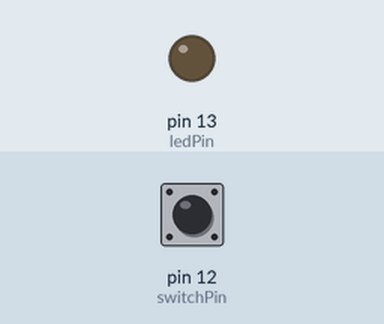
Recording of a sketch running on a simulated Arduino Mega 2560, built with avr-gcc and run on an emulated ATmega2560. Shown: output pins drawn as LEDs (lit = HIGH). The inputs (shaded band) are chosen by the test bench; at power-on: pin 12 (switchPin) HIGH. The modem accepts every AT command (registered, SIM ready, sends succeed) and sends nothing else; what the sketch prints to the serial monitor is not drawn.

Above: at 3.2 s.
3.3 s: pin 12 (switchPin) pulled LOW for 0.15 s
At 4.2 s:
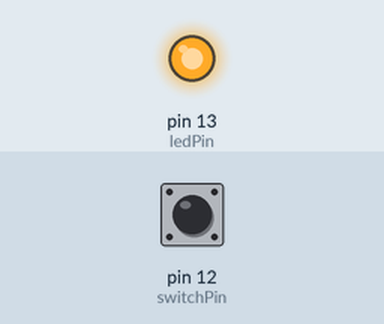
9.9 s: pin 12 (switchPin) pulled LOW for 1 s
At 11.5 s:
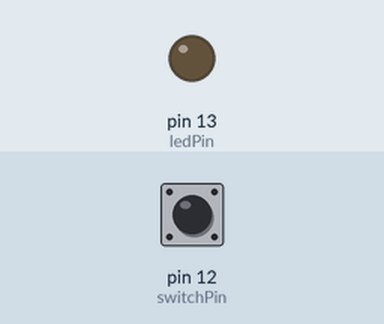
12.4 s: pin 12 (switchPin) pulled LOW for 3.2 s
At 16.2 s:
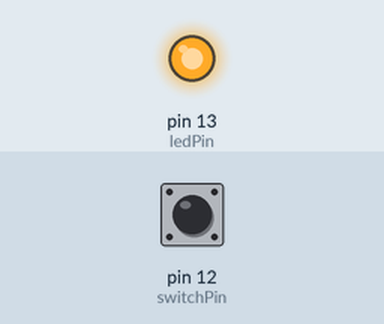
Timing chart, 0 to 17.7 s (numbered marks = the images above; inputs shaded):
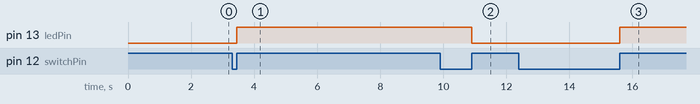

The sketch:

serialServer.ino
```cpp
// Serial : Computer to Teensy
// Serial1 : Teensy to ESP8266 modem

int stepNum = 1;

int counter = 0;
int isDone = 0;

int recording = 0;

long prevTime = 0;

int switchPin = 12;
int ledPin = 13;

int state = 0;

void setup()
{

    pinMode(ledPin, OUTPUT);

    pinMode(switchPin, INPUT_PULLUP);

    // Setup computer to Teensy serial
    Serial.begin(115200);

    // Setup Teensy to ESP8266 serial
    // Use baud rate 115200 during firmware update
    Serial1.begin(115200);

    Serial1.write("AT+CWMODE=2\r\n");
    delay(500);
    Serial1.write("AT+CWSAP=\"ESP\",\"abc\",5,0\r\n");
    delay(500);
    Serial1.write("AT+CIPMUX=1\r\n");
    delay(500);
    Serial1.write("AT+CIPSERVER=1,3651\r\n");
    delay(500);
}

void loop()
{
  // set up
//    if(stepNum == 1) {
//      Serial1.write("AT+CWMODE=2\r\n");
//      delay(500);
//      stepNum = 2;
//    } else if(stepNum == 2) {
//      Serial1.write("AT+CWSAP=\"ESP\",\"abc\",5,0\r\n");
//      delay(500);
//      stepNum=3;
//    } else if(stepNum == 3) {
//      Serial1.write("AT+CIPMUX=1\r\n");
//      delay(500);
//      stepNum = 4;
//    } else if(stepNum == 4) {
//      Serial1.write("AT+CIPSERVER=1,3651\r\n");
//      delay(500);
//      stepNum = 5;
//    }

    int sw = digitalRead(switchPin); // 0 when pressed, 1 otherwise
    if(state == 0) {
      if(sw) {
        state = 0;
      } else {
        state = 1;
      }
    } else if(state == 1) {
      if(sw) {
        state = 2;
      } else {
        state = 1;
      }
    } else if(state == 2) {
      if(sw) {
        state = 2;
      } else {
        state = 3;
      }
    } else if(state == 3) {
      if(sw) {
        state = 0;
      } else {
        state = 3;
      }
    }

    if(state == 2 || state == 3) {
      recording = 1;
      digitalWrite(ledPin, HIGH);
//      Serial.println("recording");
    } else {
      digitalWrite(ledPin, LOW);
//      Serial.println("not recording");
      recording = 0;
    }

    delay(10);

    if(recording) {
      if(Serial1.available()) {
        String request = Serial1.readString();
        Serial.println(request);

        if(request.indexOf("+IPD") >= 0) {
          sendData();
        }
      }
    } else { // just print the data the serial port sees
      if(Serial1.available())
        Serial.write(Serial1.read());

      // Send bytes from Computer ‐> Teensy back to ESP8266
      if ( Serial.available() )
        Serial1.write( Serial.read() );
    }


}

void sendDone() {
  String s = "done";

  Serial1.write(("AT+CIPSEND=0," + String(s.length()) + "\r\n").c_str());

  delay(500);

  Serial1.write(s.c_str());
}

void sendData() {
  float emg_f = 606, emg_b = 323, emg_p = 124;

  float f_pitch = 3.1, f_roll = 1.3;
  float b_pitch = 2.4, b_roll = 4.2;


  String params = "";
  params += "EMG_forearm: " + String(emg_f) + ", ";
  params += "EMG_bicep: " + String(emg_b) + ", ";
  params += "EMG_pec: " + String(emg_p) + ", ";
  params += "Pitch_forearm: " + String(f_pitch) + ", ";
  params += "Roll_forearm: " + String(f_roll) + ", ";
  params += "Pitch_bicep: " + String(b_pitch) + ", ";
  params += "Roll_bicep: " + String(b_roll) + ";";
  params += "\r\n";

//  Serial.print("sending: ");
//  Serial.println(params);

  Serial.println("Sending " + String(params.length()) + " bytes");

  Serial1.write(("AT+CIPSEND=0," + String(params.length())).c_str());

  delay(50);

  Serial1.write(params.c_str());
}
```

Measured:
- after the input at 3.3 s, pin 13 (ledPin): LOW → HIGH after 0.16 s
- after the input at 9.9 s, pin 13 (ledPin): HIGH → LOW after 1.0 s
- after the input at 12.4 s, pin 13 (ledPin): LOW → HIGH after 3.2 s
